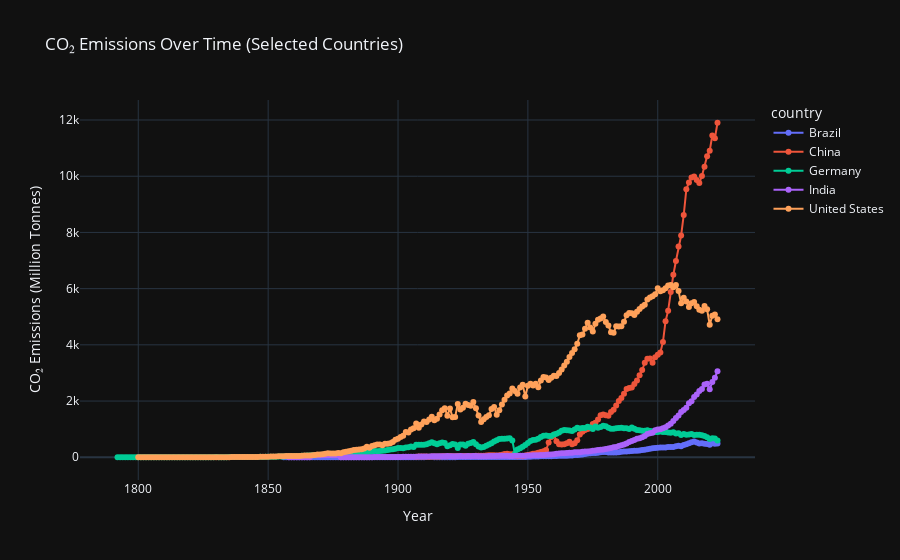

The notebook cell saved with this chart:
### Markdown cell above
This scatterplot highlights how wealthier countries tend to have higher per capita CO₂ emissions, though there is significant variation. The use of bubble size and color for each country helps quickly differentiate outliers and cluster patterns, revealing disparities between economic output and environmental impact.

### Code cell
# Visualization 3
selected_countries = ['United States', 'China', 'India', 'Germany', 'Brazil']
df_country_view = df[df['country'].isin(selected_countries) & df['co2'].notna()]

fig3 = px.line(
    df_country_view,
    x='year',
    y='co2',
    color='country',
    title='CO₂ Emissions Over Time (Selected Countries)',
    labels={'year': 'Year', 'co2': 'CO₂ Emissions (Million Tonnes)'}
)
fig3.update_traces(mode='lines+markers')

### Figure 1 — Plotly figure (JSON) as saved in the notebook; plotly's stock layout.template omitted (floating-point values rounded to 4 significant figures; data arrays with more than 128 entries replaced by an {"elided": "..."} marker saying what was removed)
{"data": [{"hovertemplate": "country=Brazil<br>Year=%{x}<br>CO₂ Emissions (Million Tonnes)=%{y}<extra></extra>", "legendgroup": "Brazil", "line": {"color": "#636efa", "dash": "solid"}, "marker": {"symbol": "circle"}, "mode": "lines+markers", "name": "Brazil", "orientation": "v", "showlegend": true, "x": {"elided": "168 int values"}, "xaxis": "x", "y": {"elided": "168 float values"}, "yaxis": "y", "type": "scatter"}, {"hovertemplate": "country=China<br>Year=%{x}<br>CO₂ Emissions (Million Tonnes)=%{y}<extra></extra>", "legendgroup": "China", "line": {"color": "#EF553B", "dash": "solid"}, "marker": {"symbol": "circle"}, "mode": "lines+markers", "name": "China", "orientation": "v", "showlegend": true, "x": [1907, 1908, 1909, 1910, 1911, 1912, 1913, 1914, 1915, 1916, 1917, 1918, 1919, 1920, 1921, 1922, 1923, 1924, 1925, 1926, 1927, 1928, 1929, 1930, 1931, 1932, 1933, 1934, 1935, 1936, 1937, 1938, 1939, 1940, 1941, 1942, 1943, 1944, 1945, 1946, 1947, 1948, 1949, 1950, 1951, 1952, 1953, 1954, 1955, 1956, 1957, 1958, 1959, 1960, 1961, 1962, 1963, 1964, 1965, 1966, 1967, 1968, 1969, 1970, 1971, 1972, 1973, 1974, 1975, 1976, 1977, 1978, 1979, 1980, 1981, 1982, 1983, 1984, 1985, 1986, 1987, 1988, 1989, 1990, 1991, 1992, 1993, 1994, 1995, 1996, 1997, 1998, 1999, 2000, 2001, 2002, 2003, 2004, 2005, 2006, 2007, 2008, 2009, 2010, 2011, 2012, 2013, 2014, 2015, 2016, 2017, 2018, 2019, 2020, 2021, 2022, 2023], "xaxis": "x", "y": [19.89, 22.74, 24.25, 25.01, 24.63, 17.03, 24.25, 26.72, 25.42, 30.13, 32.02, 34.75, 38.0, 40.28, 38.76, 39.97, 46.52, 48.85, 45.95, 43.66, 45.81, 47.59, 48.28, 49.56, 51.91, 50.27, 54.11, 62.38, 72.65, 75.48, 70.97, 61.37, 74.43, 90.79, 114.0, 127.6, 109.0, 103.0, 55.89, 36.11, 41.84, 38.4, 62.08, 78.83, 102.1, 128.0, 133.8, 160.9, 190.5, 215.8, 255.8, 524.6, 720.2, 798.8, 570.6, 459.6, 456.8, 460.6, 500.3, 549.5, 460.2, 495.5, 607.7, 808.0, 909.2, 968.6, 1008.0, 1028.0, 1183.0, 1226.0, 1341.0, 1493.0, 1526.0, 1494.0, 1476.0, 1607.0, 1694.0, 1845.0, 1998.0, 2104.0, 2258.0, 2426.0, 2464.0, 2485.0, 2606.0, 2731.0, 2922.0, 3104.0, 3362.0, 3509.0, 3516.0, 3365.0, 3557.0, 3649.0, 3729.0, 4103.0, 4841.0, 5217.0, 5882.0, 6494.0, 6984.0, 7501.0, 7891.0, 8621.0, 9532.0, 9779.0, 9956.0, 9990.0, 9863.0, 9763.0, 10010.0, 10330.0, 10710.0, 10910.0, 11450.0, 11350.0, 11900.0], "yaxis": "y", "type": "scatter"}, {"hovertemplate": "country=Germany<br>Year=%{x}<br>CO₂ Emissions (Million Tonnes)=%{y}<extra></extra>", "legendgroup": "Germany", "line": {"color": "#00cc96", "dash": "solid"}, "marker": {"symbol": "circle"}, "mode": "lines+markers", "name": "Germany", "orientation": "v", "showlegend": true, "x": {"elided": "232 int values"}, "xaxis": "x", "y": {"elided": "232 float values"}, "yaxis": "y", "type": "scatter"}, {"hovertemplate": "country=India<br>Year=%{x}<br>CO₂ Emissions (Million Tonnes)=%{y}<extra></extra>", "legendgroup": "India", "line": {"color": "#ab63fa", "dash": "solid"}, "marker": {"symbol": "circle"}, "mode": "lines+markers", "name": "India", "orientation": "v", "showlegend": true, "x": {"elided": "155 int values"}, "xaxis": "x", "y": {"elided": "155 float values"}, "yaxis": "y", "type": "scatter"}, {"hovertemplate": "country=United States<br>Year=%{x}<br>CO₂ Emissions (Million Tonnes)=%{y}<extra></extra>", "legendgroup": "United States", "line": {"color": "#FFA15A", "dash": "solid"}, "marker": {"symbol": "circle"}, "mode": "lines+markers", "name": "United States", "orientation": "v", "showlegend": true, "x": {"elided": "224 int values"}, "xaxis": "x", "y": {"elided": "224 float values"}, "yaxis": "y", "type": "scatter"}], "layout": {"xaxis": {"anchor": "y", "domain": [0.0, 1.0], "title": {"text": "Year"}}, "yaxis": {"anchor": "x", "domain": [0.0, 1.0], "title": {"text": "CO₂ Emissions (Million Tonnes)"}}, "legend": {"title": {"text": "country"}, "tracegroupgap": 0}, "title": {"text": "CO₂ Emissions Over Time (Selected Countries)"}}}
